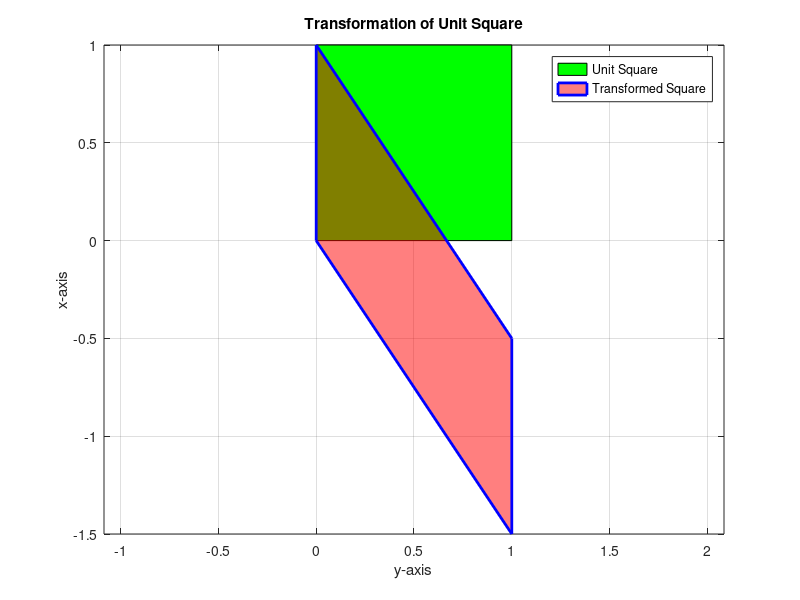

Here is the MATLAB script that generated this plot:
% Define the unit square vertices
unit_square = [0, 0; 1, 0; 1, 1; 0, 1; 0, 0];

% Plot the unit square
figure;
fill(unit_square(:,1), unit_square(:,2), 'g');
hold on;
axis equal;
grid on;
title('Transformation of Unit Square');
xlabel('y-axis');
ylabel('x-axis');

% Shear matrix
shear_matrix = [1, 1.5; 0, 1];

% Find the inverse of the shear matrix
inverse_shear_matrix = inv(shear_matrix);
disp('Inverse of Shear Matrix:');
disp(inverse_shear_matrix);

% Apply the inverse shear transformation to the unit square
transformed_square = (unit_square * inverse_shear_matrix);

% Plot the transformed square
fill(transformed_square(:,1), transformed_square(:,2), 'r', 'FaceAlpha', 0.5, 'EdgeColor', 'b', 'LineWidth', 2);

% Add legend
legend('Unit Square', 'Transformed Square');

% Save the figure
saveas(gcf, 'transformed_unit_square.png');
